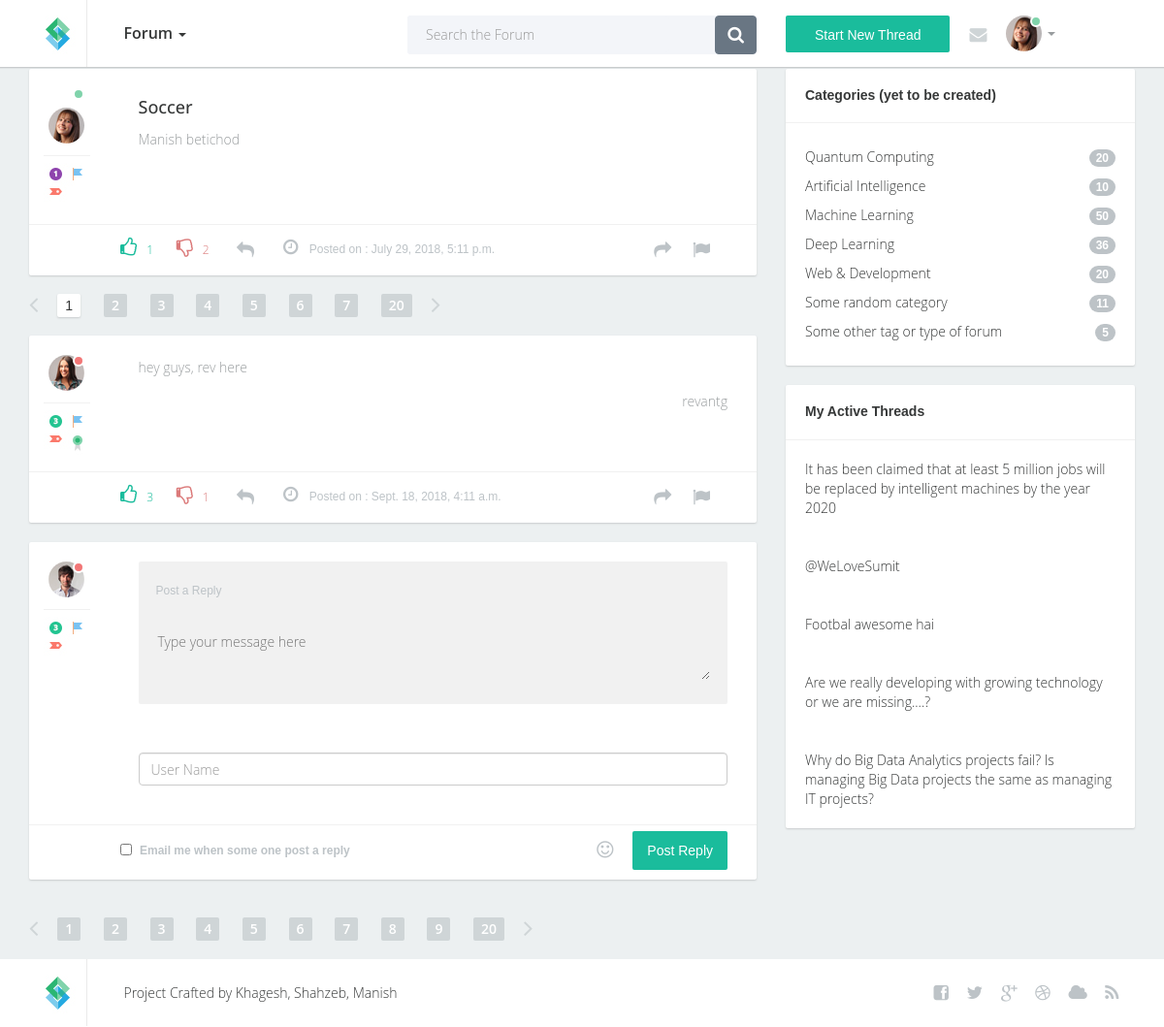
Screenshot of /forum/view/8 with the database file from the repository.
### authenticate_app/models.py (models this page shows, shortened)
class thread(models.Model):
    TOPIC_CHOICES = (
        ('TOPIC1', (
            ('S1', 'Subtopic 1'),
            ('S2', 'Subtopic 2 (Default)'),
        )
        ),
        ('TOPIC2', (
            ('S3', 'Subtopic 3'),
            ('S3', 'Subtopic 4'),
        )
        ),
        ('OT', 'OTHER'),
    )
    user_name = models.CharField(max_length=50)
    subject = models.CharField(max_length=50, unique=True)
    topic = models.CharField(
        max_length=2, choices=TOPIC_CHOICES, default="Subtopic 2")
    datetime = models.DateTimeField(auto_now=True)
    description = models.CharField(max_length = 150)
    post_body = models.TextField()
    likes = models.IntegerField(default = 0)
    dislikes = models.IntegerField(default = 0)

class reply(models.Model):
    parent_post = models.ForeignKey('thread', on_delete=models.CASCADE)
    user_name = models.CharField(max_length=50, default = "Anonymous")
    date_field = models.DateTimeField(auto_now=True)
    reply_body = models.TextField(null = False)
    likes = models.IntegerField(default=0)
    dislikes = models.IntegerField(default = 0)

### authenticate_app/views.py (the view, shortened to what this page needs)
# urls.py: path('view/<int:id>', views.view_thread, name = "viewthread"),
def view_thread(request, id):
    replies = reply.objects.filter(parent_post_id = id)
    all_threads = thread.objects.order_by('datetime')
    thread_data = thread.objects.get(id = id)
    reply_data = {"reply_data" : replies,
                  "thread_data": thread_data,
                  "all_threads": all_threads,
                  "random_img" : "/static/images/avatar{}.jpg".format(RI(1,4)),
                  "title"      : "View Thread",
                  "ide"        : id
                  }
    return render(request, 'thread.html', reply_data)

### template/thread.html (shortened to what this page needs)
{% extends 'base.html' %}
{% load static %}
{% block bodyblock %}
<section class = "content">
                <div class="container">
                    <div class="row">
                        <div class="col-lg-8 col-md-8">
                            <div class="post beforepagination">
                                <div class="topwrap">
                                    <div class="userinfo pull-left">
                                        <div class="avatar"><br>
                                            <img src="{% static "images/avatar1.jpg" %}" alt="" />
                                            <div class="status green">&nbsp;</div>
                                        </div>
                                        <div class="icons">
                                            <img src="{% static "images/icon1.jpg" %}" alt="" /><img src="{% static "images/icon4.jpg" %}" alt="" /><img src="{% static "images/icon5.jpg" %}" alt="" /><img src="{% static "images/icon6.jpg" alt="" />
                                        </div>
                                    </div>
                                    <div class="posttext pull-left">
                                        <h2>{{ thread_data.subject }}</h2>
                                        <p> {{ thread_data.post_body }}</p>
                                    </div>
                                    <div class="clearfix"></div>
                                </div>
                                <div class="postinfobot">
                                    <div class="likeblock pull-left">
                                        <a href="{% url 'upthread' thread_data.id %}" class="up"><i class="fa fa-thumbs-o-up"></i>{{thread_data.likes}}</a>
                                        <a href="{% url 'downthread' thread_data.id %}" class="down">
                                            <i class="fa fa-thumbs-o-down"></i>{{thread_data.dislikes}}</a>
                                    </div>
                                    <div class="prev pull-left">
                                        <a href="#"><i class="fa fa-reply"></i></a>
                                    </div>
                                    <div class="posted pull-left"><i class="fa fa-clock-o"></i> Posted on : {{ thread_data.datetime }}</div>
                                    <div class="next pull-right">
                                        <a href="#"><i class="fa fa-share"></i></a>
                                        <a href="#"><i class="fa fa-flag"></i></a>
                                    </div>
                                    <div class="clearfix"></div>
                                </div>
                            </div>
                            <div class="paginationf">
                                <div class="pull-left"><a href="#" class="prevnext"><i class="fa fa-angle-left"></i></a></div>
                                <div class="pull-left">
                                    <ul class="paginationforum">
                                        <li class="active"><a href="#" class = "active">1</a></li>
                                        <li class="hidden-xs"><a href="#">2</a></li>
                                        <li class="hidden-xs"><a href="#">3</a></li>
                                        <li class="hidden-xs"><a href="#">4</a></li>
                                        <li><a href="#">5</a></li>
                                        <li><a href="#">6</a></li>
                                        <li><a href="#">7</a></li>
                                        <li><a href="#">20</a></li>
                                    </ul>
                                </div>
                                <div class="pull-left"><a href="#" class="prevnext last"><i class="fa fa-angle-right"></i></a></div>
                            </div>
                            {% for reply in reply_data %}
                            <div class="post">
                                <div class="topwrap">
                                    <div class="userinfo pull-left">
                                        <div class="avatar">
                                            <img src="{{random_img}}" alt="" />
                                            <div class="status red">&nbsp;</div>
                                        </div>
                                        <div class="icons">
                                            <img src="{% static "images/icon3.jpg" %}" alt="" /><img src="{% static "images/icon4.jpg" %}" alt="" /><img src="{% static "images/icon5.jpg" %}" alt="" /><img src="{% static "images/icon6.jpg" %}" alt="" />
                                        </div>
                                    </div>
                                    <div class="posttext pull-left">
                                        <p>{{reply.reply_body }}</p>
                                        <p align = "right"></b>{{ reply.user_name }}</p>
                                    </div>
                                    <div class="clearfix"></div>
                                </div>
                                <div class="postinfobot">
                                    <div class="likeblock pull-left">
                                        <a href="{% url 'upreply' reply.id %}" class="up"><i class="fa fa-thumbs-o-up"></i>{{ reply.likes }}</a>
                                        <a href="{% url 'downreply' reply.id %}" class="down"><i class="fa fa-thumbs-o-down"></i>{{ reply.dislikes }}</a>
                                    </div>
                                    <div class="prev pull-left">
                                        <a href="#"><i class="fa fa-reply"></i></a>
                                    </div>
                                    <div class="posted pull-left"><i class="fa fa-clock-o"></i> Posted on : {{ reply.date_field }}</div>
                                    <div class="next pull-right">
                                        <a href="#"><i class="fa fa-share"></i></a>
                                        <a href="#"><i class="fa fa-flag"></i></a>
                                    </div>
                                    <div class="clearfix"></div>
                                </div>
                            </div>
                            {% endfor %}
                            <div class="post">
                                <form action="#" class="form" method="post">
                                    <div class="topwrap">
                                        <div class="userinfo pull-left">
                                            <div class="avatar">
                                                <img src="{% static "images/avatar4.jpg" %}" alt="" />
                                                <div class="status red">&nbsp;</div>
                                            </div>
                                            <div class="icons">
                                                <img src="{% static "images/icon3.jpg" %}" alt="" /><img src="{% static "images/icon4.jpg" %}" alt="" /><img src="{% static "images/icon5.jpg" %}" alt="" /><img src="{% static "images/icon6.jpg" alt="" />
                                            </div>
                                        </div>
                                        <div class="posttext pull-left">
                                            <div class="textwraper">
                                                <div class="postreply">Post a Reply</div>
                                                <textarea name="reply_body" id="reply" placeholder="Type your message here"></textarea>
                                            </div><br>
                                            <div class="row">
                                                <div class="col-lg-12 col-md-12">
                                                    <input type="text" name = "user_name" placeholder="User Name" class="form-control" />
                                                </div>
                                            </div>
                                        </div>
                                    </div>
                                    <div class="postinfobot">
                                        <div class="notechbox pull-left">
                                            <input type="checkbox" name="note" id="note" class="form-control" />
                                        </div>
                                        <div class="pull-left">
                                            <label for="note"> Email me when some one post a reply</label>
                                        </div>
                                        <div class="pull-right postreply">
                                            <div class="pull-left smile"><a href="#"><i class="fa fa-smile-o"></i></a></div>
                                            <div class="pull-left"><button type="submit" class="btn btn-primary">Post Reply</button></div>
                                        </div>
                                        <div class="clearfix"></div>
                                    </div>
                                </form>
                            </div>
                        </div>
<div class="col-lg-4 col-md-4">
    <div class="sidebarblock">
        <h3><b>Categories (yet to be created)</b></h3>
        <div class="divline"></div>
        <div class="blocktxt">
            <ul class="cats">
                <li>
                    <a href="#">Quantum Computing
                        <span class="badge pull-right">20</span>
                    </a>
                </li>
                <li>
                    <a href="#">Artificial Intelligence
                        <span class="badge pull-right">10</span>
                    </a>
                </li>
                <li>
                    <a href="#">Machine Learning
                        <span class="badge pull-right">50</span>
                    </a>
                </li>
                <li>
                    <a href="#">Deep Learning
                        <span class="badge pull-right">36</span>
                    </a>
                </li>
                <li>
                    <a href="#">Web &amp; Development
                        <span class="badge pull-right">20</span>
                    </a>
                </li>
                <li>
                    <a href="#">Some random category
                        <span class="badge pull-right">11</span>
                    </a>
                </li>
                <li>
                    <a href="#">Some other tag or type of forum
                        <span class="badge pull-right">5</span>
                    </a>
                </li>
            </ul>
        </div>
    </div>
                <div class="sidebarblock">
                    <h3><b>My Active Threads</b></h3>
                    <div class="divline"></div>
                    {% for i in all_threads %}
                    <div class="blocktxt">
                        <a href="{% url "viewthread" i.id %}">{{ i.description }}</a>
                    </div>
                    {% endfor %}
                </div>
            </div>
            </div>
            </div>
{% endblock %}

### rows the page displays
thread: subject "Soccer", post_body "Manish betichod", likes "1", dislikes "2", datetime "July 29, 2018, 5:11 p.m.", description "Footbal awesome hai"
reply: reply_body "hey guys, rev here", user_name "revantg", likes "3", dislikes "1", date_field "Sept. 18, 2018, 4:11 a.m."
thread: description "It has been claimed that at least 5 million jobs will be replaced by intelligent machines by the year 2020"
thread: description "@WeLoveSumit"
thread: description "Are we really developing with growing technology or we are missing....?"
thread: description "Why do Big Data Analytics projects fail? Is managing Big Data projects the same as managing IT projects?"
